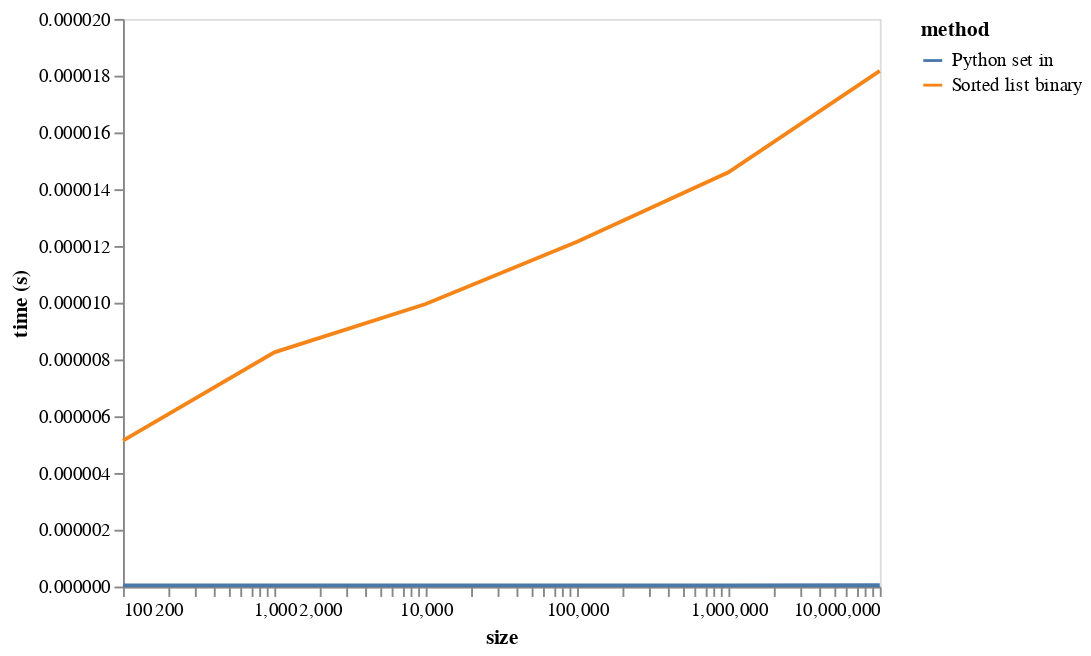

Write notebook code for a chart like this one.
### Markdown cell above
The two fastest methods (the orange and blue curves) look quite similar, possible because of the log scale on the y-axis. Let's plot time vs. $\log n$ to try and tell the difference.

### Code cell
df_long = pd.melt(df[["size", "Sorted list binary", "Python set in"]],
                  id_vars="size", var_name="method", value_name="time (s)")

alt.Chart(df_long).mark_line().encode(
    alt.X('size', scale=alt.Scale(type='log')),
    alt.Y('time (s)'),
    color='method'
).configure_axis(grid=False)

### Figure 1 — Vega-Lite specification as saved in the notebook (floating-point values rounded to 4 significant figures)
{"config": {"view": {"continuousWidth": 400, "continuousHeight": 300}, "axis": {"grid": false}}, "data": {"name": "data-b3e3ea643825b444a1c50630c5b982c1"}, "mark": "line", "encoding": {"color": {"type": "nominal", "field": "method"}, "x": {"type": "quantitative", "field": "size", "scale": {"type": "log"}}, "y": {"type": "quantitative", "field": "time (s)"}}, "$schema": "https://vega.github.io/schema/vega-lite/v4.8.1.json", "datasets": {"data-b3e3ea643825b444a1c50630c5b982c1": [{"size": 100, "method": "Sorted list binary", "time (s)": 5.143e-06}, {"size": 1000, "method": "Sorted list binary", "time (s)": 8.251e-06}, {"size": 10000, "method": "Sorted list binary", "time (s)": 9.955e-06}, {"size": 100000, "method": "Sorted list binary", "time (s)": 1.215e-05}, {"size": 1000000, "method": "Sorted list binary", "time (s)": 1.459e-05}, {"size": 10000000, "method": "Sorted list binary", "time (s)": 1.817e-05}, {"size": 100, "method": "Python set in", "time (s)": 3.961e-08}, {"size": 1000, "method": "Python set in", "time (s)": 4.132e-08}, {"size": 10000, "method": "Python set in", "time (s)": 3.969e-08}, {"size": 100000, "method": "Python set in", "time (s)": 4.083e-08}, {"size": 1000000, "method": "Python set in", "time (s)": 4.082e-08}, {"size": 10000000, "method": "Python set in", "time (s)": 4.523e-08}]}}
